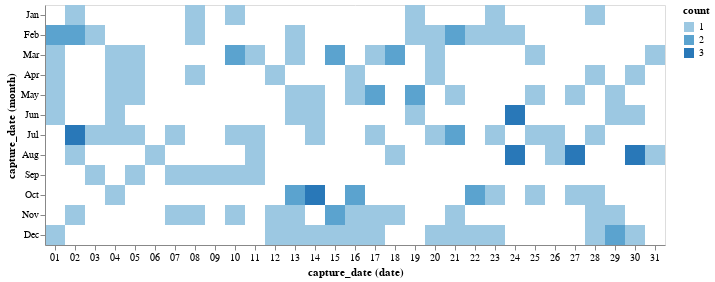

Notebook code for this chart:
### Code cell
alt.Chart(df_capture_grouped).mark_rect().encode(
    x = alt.X('date(capture_date):O'),
    y = alt.Y('month(capture_date):O'),
    color = alt.Color('count:O')
)

### Figure 1 — Vega-Lite specification as saved in the notebook (floating-point values rounded to 4 significant figures)
{"config": {"view": {"continuousWidth": 300, "continuousHeight": 300}}, "data": {"name": "data-aafe97f78f23bca8a867c1b9142eb0f2"}, "mark": {"type": "rect"}, "encoding": {"color": {"field": "count", "type": "ordinal"}, "x": {"field": "capture_date", "timeUnit": "date", "type": "ordinal"}, "y": {"field": "capture_date", "timeUnit": "month", "type": "ordinal"}}, "$schema": "https://vega.github.io/schema/vega-lite/v5.20.1.json", "datasets": {"data-aafe97f78f23bca8a867c1b9142eb0f2": [{"capture_date": "2024-01-02T00:00:00", "count": 1}, {"capture_date": "2024-01-08T00:00:00", "count": 1}, {"capture_date": "2024-01-10T00:00:00", "count": 1}, {"capture_date": "2024-01-19T00:00:00", "count": 1}, {"capture_date": "2024-01-23T00:00:00", "count": 1}, {"capture_date": "2024-01-28T00:00:00", "count": 1}, {"capture_date": "2024-02-01T00:00:00", "count": 2}, {"capture_date": "2024-02-02T00:00:00", "count": 2}, {"capture_date": "2024-02-03T00:00:00", "count": 1}, {"capture_date": "2024-02-08T00:00:00", "count": 1}, {"capture_date": "2024-02-13T00:00:00", "count": 1}, {"capture_date": "2024-02-19T00:00:00", "count": 1}, {"capture_date": "2024-02-20T00:00:00", "count": 1}, {"capture_date": "2024-02-21T00:00:00", "count": 2}, {"capture_date": "2024-02-22T00:00:00", "count": 1}, {"capture_date": "2024-02-23T00:00:00", "count": 1}, {"capture_date": "2024-02-24T00:00:00", "count": 1}, {"capture_date": "2024-03-01T00:00:00", "count": 1}, {"capture_date": "2024-03-04T00:00:00", "count": 1}, {"capture_date": "2024-03-05T00:00:00", "count": 1}, {"capture_date": "2024-03-10T00:00:00", "count": 2}, {"capture_date": "2024-03-11T00:00:00", "count": 1}, {"capture_date": "2024-03-13T00:00:00", "count": 1}, {"capture_date": "2024-03-15T00:00:00", "count": 2}, {"capture_date": "2024-03-17T00:00:00", "count": 1}, {"capture_date": "2024-03-18T00:00:00", "count": 2}, {"capture_date": "2024-03-20T00:00:00", "count": 1}, {"capture_date": "2024-03-25T00:00:00", "count": 1}, {"capture_date": "2024-03-31T00:00:00", "count": 1}, {"capture_date": "2024-04-01T00:00:00", "count": 1}, {"capture_date": "2024-04-04T00:00:00", "count": 1}, {"capture_date": "2024-04-05T00:00:00", "count": 1}, {"capture_date": "2024-04-08T00:00:00", "count": 1}, {"capture_date": "2024-04-12T00:00:00", "count": 1}, {"capture_date": "2024-04-16T00:00:00", "count": 1}, {"capture_date": "2024-04-20T00:00:00", "count": 1}, {"capture_date": "2024-04-28T00:00:00", "count": 1}, {"capture_date": "2024-04-30T00:00:00", "count": 1}, {"capture_date": "2024-05-01T00:00:00", "count": 1}, {"capture_date": "2024-05-04T00:00:00", "count": 1}, {"capture_date": "2024-05-05T00:00:00", "count": 1}, {"capture_date": "2024-05-13T00:00:00", "count": 1}, {"capture_date": "2024-05-14T00:00:00", "count": 1}, {"capture_date": "2024-05-16T00:00:00", "count": 1}, {"capture_date": "2024-05-17T00:00:00", "count": 2}, {"capture_date": "2024-05-19T00:00:00", "count": 2}, {"capture_date": "2024-05-21T00:00:00", "count": 1}, {"capture_date": "2024-05-25T00:00:00", "count": 1}, {"capture_date": "2024-05-27T00:00:00", "count": 1}, {"capture_date": "2024-05-29T00:00:00", "count": 1}, {"capture_date": "2024-06-01T00:00:00", "count": 1}, {"capture_date": "2024-06-04T00:00:00", "count": 1}, {"capture_date": "2024-06-13T00:00:00", "count": 1}, {"capture_date": "2024-06-14T00:00:00", "count": 1}, {"capture_date": "2024-06-19T00:00:00", "count": 1}, {"capture_date": "2024-06-24T00:00:00", "count": 3}, {"capture_date": "2024-06-29T00:00:00", "count": 1}, {"capture_date": "2024-06-30T00:00:00", "count": 1}, {"capture_date": "2024-07-02T00:00:00", "count": 3}, {"capture_date": "2024-07-03T00:00:00", "count": 1}, {"capture_date": "2024-07-04T00:00:00", "count": 1}, {"capture_date": "2024-07-05T00:00:00", "count": 1}, {"capture_date": "2024-07-07T00:00:00", "count": 1}, {"capture_date": "2024-07-10T00:00:00", "count": 1}, {"capture_date": "2024-07-11T00:00:00", "count": 1}, {"capture_date": "2024-07-14T00:00:00", "count": 1}, {"capture_date": "2024-07-17T00:00:00", "count": 1}, {"capture_date": "2024-07-20T00:00:00", "count": 1}, {"capture_date": "2024-07-21T00:00:00", "count": 2}, {"capture_date": "2024-07-23T00:00:00", "count": 1}, {"capture_date": "2024-07-25T00:00:00", "count": 1}, {"capture_date": "2024-07-26T00:00:00", "count": 1}, {"capture_date": "2024-07-28T00:00:00", "count": 1}, {"capture_date": "2024-08-02T00:00:00", "count": 1}, {"capture_date": "2024-08-06T00:00:00", "count": 1}, {"capture_date": "2024-08-11T00:00:00", "count": 1}, {"capture_date": "2024-08-18T00:00:00", "count": 1}, {"capture_date": "2024-08-24T00:00:00", "count": 3}, {"capture_date": "2024-08-26T00:00:00", "count": 1}, {"capture_date": "2024-08-27T00:00:00", "count": 3}, {"capture_date": "2024-08-30T00:00:00", "count": 3}, {"capture_date": "2024-08-31T00:00:00", "count": 1}, {"capture_date": "2024-09-03T00:00:00", "count": 1}, {"capture_date": "2024-09-05T00:00:00", "count": 1}, {"capture_date": "2024-09-07T00:00:00", "count": 1}, {"capture_date": "2024-09-08T00:00:00", "count": 1}, {"capture_date": "2024-09-09T00:00:00", "count": 1}, {"capture_date": "2024-09-10T00:00:00", "count": 1}, {"capture_date": "2024-09-11T00:00:00", "count": 1}, {"capture_date": "2024-10-04T00:00:00", "count": 1}, {"capture_date": "2024-10-13T00:00:00", "count": 2}, {"capture_date": "2024-10-14T00:00:00", "count": 3}, {"capture_date": "2024-10-16T00:00:00", "count": 2}, {"capture_date": "2024-10-22T00:00:00", "count": 2}, {"capture_date": "2024-10-23T00:00:00", "count": 1}, {"capture_date": "2024-10-25T00:00:00", "count": 1}, {"capture_date": "2024-10-27T00:00:00", "count": 1}, {"capture_date": "2024-10-28T00:00:00", "count": 1}, {"capture_date": "2024-11-02T00:00:00", "count": 1}, {"capture_date": "2024-11-07T00:00:00", "count": 1}, {"capture_date": "2024-11-08T00:00:00", "count": 1}, {"capture_date": "2024-11-10T00:00:00", "count": 1}, {"capture_date": "2024-11-12T00:00:00", "count": 1}, {"capture_date": "2024-11-13T00:00:00", "count": 1}, {"capture_date": "2024-11-15T00:00:00", "count": 2}, {"capture_date": "2024-11-16T00:00:00", "count": 1}, {"capture_date": "2024-11-17T00:00:00", "count": 1}, {"capture_date": "2024-11-18T00:00:00", "count": 1}, {"capture_date": "2024-11-21T00:00:00", "count": 1}, {"capture_date": "2024-11-28T00:00:00", "count": 1}, {"capture_date": "2024-11-29T00:00:00", "count": 1}, {"capture_date": "2024-12-01T00:00:00", "count": 1}, {"capture_date": "2024-12-12T00:00:00", "count": 1}, {"capture_date": "2024-12-13T00:00:00", "count": 1}, {"capture_date": "2024-12-14T00:00:00", "count": 1}, {"capture_date": "2024-12-15T00:00:00", "count": 1}, {"capture_date": "2024-12-16T00:00:00", "count": 1}, {"capture_date": "2024-12-17T00:00:00", "count": 1}, {"capture_date": "2024-12-20T00:00:00", "count": 1}, {"capture_date": "2024-12-21T00:00:00", "count": 1}, {"capture_date": "2024-12-22T00:00:00", "count": 1}, {"capture_date": "2024-12-23T00:00:00", "count": 1}, {"capture_date": "2024-12-28T00:00:00", "count": 1}, {"capture_date": "2024-12-29T00:00:00", "count": 2}, {"capture_date": "2024-12-30T00:00:00", "count": 1}]}}
